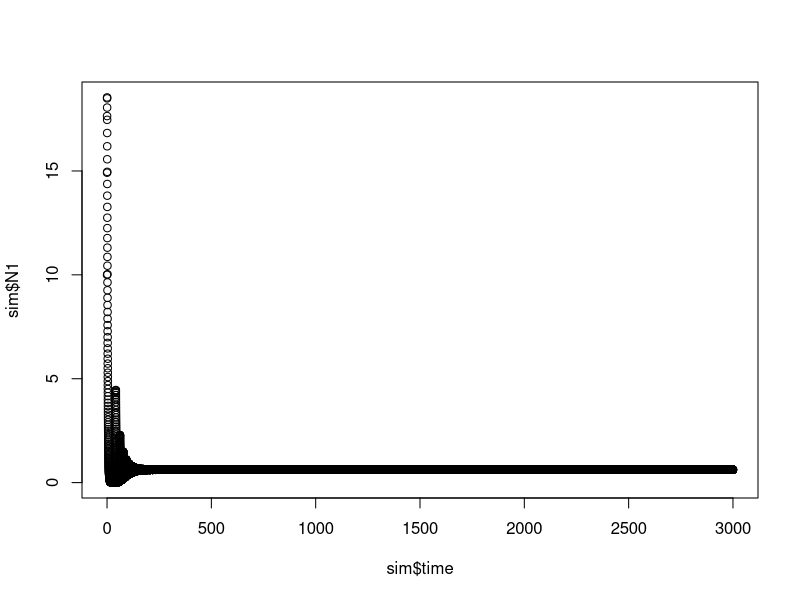

This chart was generated by the following R code:
library(ggplot2)
library(tensor)
library(future)
library(parallel)
library(deSolve)
library(tibble)
library(tidyr)
library(dplyr)
library(reshape2)

set.seed(1)

model = 
  \(t, state, params){
    R = state[1:2]
    N = state[-(1:2)]
    dRdt = with(params, R * (r * (1 - R / K) - t(C) %*% N))
    dNdt = with(params, N * (C %*% R - d))
    return(list(c(dRdt,dNdt)))
  }

nresident = 2
ninvader = 1
nresource = 2
res_c = matrix(c(.2, .1, .1, .2), nrow = nresident, ncol = nresource)
inv_c = c(.3, .3)

res_d = c(.2, .2)
inv_d = inv_c[1] * (res_c[2,2] * res_d[1] - res_c[1,2] * res_d[2]) / (res_c[1,1] * res_c[2,2] - res_c[1,2] * res_c[2,1]) + inv_c[2] * (res_c[1,1] * res_d[2] - res_c[2,1] * res_d[1]) / (res_c[1,1] * res_c[2,2] - res_c[1,2] * res_c[2,1])
C = rbind(res_c, inv_c)
d = c(res_d, inv_d)
r = c(1, 1)
K = c(10, 10)

params = list(
  r = r,
  K = K,
  C = C,
  d = d
)

init_state = c(rep(10, nresource), rep(10, nresident), rep(10, ninvader))

sim = ode(y = init_state, times = seq(0, 3000, by = .1), func = model, parms = params) |>
  as.data.frame()

colnames(sim) = c('time', 'R1', 'R2', 'Nres1', 'Nres2', paste0('N', 1:ninvader))

t_extinct = min(filter(sim, N1 < .01)$time)

plot(sim$time, sim$N1)
